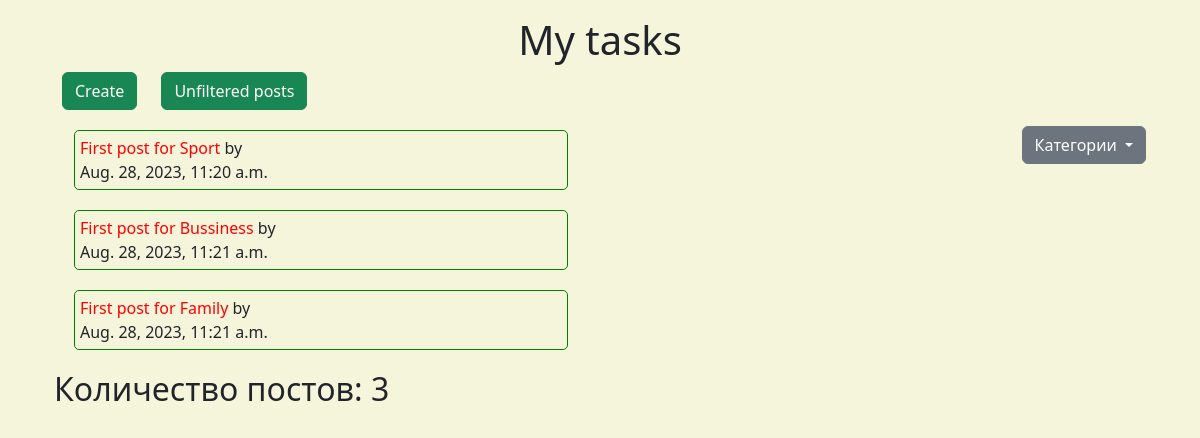
The app's page /, older data.
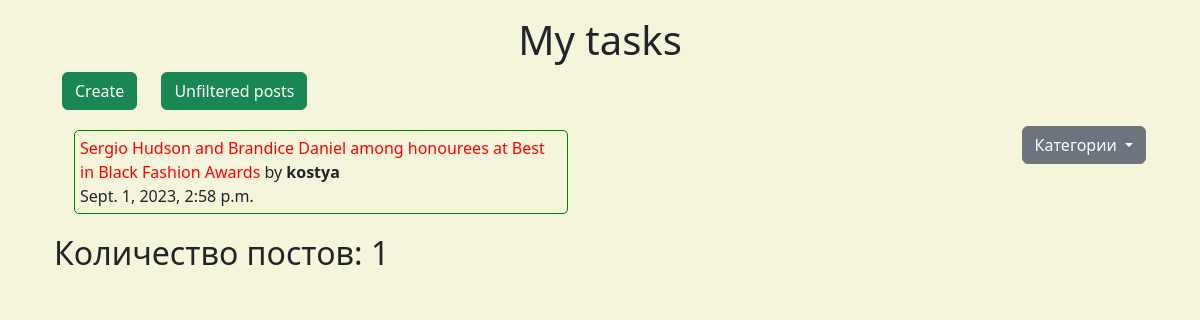
The same page, newer data.
### blog/models.py (models this page shows, shortened)
class Post(models.Model):
    category = models.ForeignKey(
        "Category", on_delete=models.CASCADE, blank=True, null=True
    )
    title = models.CharField(max_length=100, verbose_name="Title")
    text = models.TextField(verbose_name="Text")
    created_date = models.DateTimeField(auto_now_add=True)
    publish_date = models.DateTimeField(auto_now_add=True)
    published = models.BooleanField(default=False)
    author = models.ForeignKey("auth.User", on_delete=models.CASCADE)

### blog/views.py (the view)
# urls.py: path("", post_list, name="post_list"),
def post_list(request):
    posts = Post.objects.all().filter(published=True)
    category = Category.objects.all()
    counter = posts.count()
    context = {"items": posts, "category": category, "counter": counter}
    return render(request, "blog/post_list.html", context)

### blog/models.py (called while the page is built)
    def __str__(self):
        return f"{self.text}"

### blog/templates/blog/post_list.html (shortened to what this page needs)
{% extends 'blog/base.html' %}
{% block content %}
<h1 class=" mt-3">My tasks</h1>
<a class="create-btn" style="margin-left: 20px" href="{% url 'post_new' %}">
    <button class="btn btn-success">Create</button>
</a>
<a class="create-btn" style="margin-left: 20px" href="{% url 'post_draft' %}">
    <button class="btn btn-success">Unfiltered posts</button>
</a>
<div class="container">
    <div class="row">
        <div class="col-6">
            <div>{% for post in items %}</div>
            <div class="posts" style="margin: 20px">
                <div>
                    <a href="{% url 'post_detail' post_pk=post.pk %}">
                        {{ post.title }}
                    </a>
                    by <b>{{ post.author }}</b>
                </div>
                <div>{{ post.created_date }}</div>
                {% endfor %}
            </div>
            <div>
                <h2>Количество постов: {{ counter }}</h2>
            </div>
        </div>
        <div class="col-6">
            <div style="text-align: end;">
                <div class="dropdown mt-3">
                    <button class="btn btn-secondary dropdown-toggle" type="button" id="dropdownMenuButton1"
                        data-bs-toggle="dropdown" aria-expanded="false">
                        Категории
                    </button>
                </div>
            </div>
        </div>
    </div>
</div>
{% endblock %}

Row changes from the older to the newer data that the page shows:
removed Post: title "First post for Sport", created_date "Aug. 28, 2023, 11:20 a.m."
removed Post: title "First post for Bussiness", created_date "Aug. 28, 2023, 11:21 a.m."
removed Post: title "First post for Family", created_date "Aug. 28, 2023, 11:21 a.m."
added Post: title "Sergio Hudson and Brandice Daniel among honourees at Best in Black Fashion Awards", author "kostya", created_date "Sept. 1, 2023, 2:58 p.m."
Text that changed along with them:
{{ counter }}: "3" → "1"
